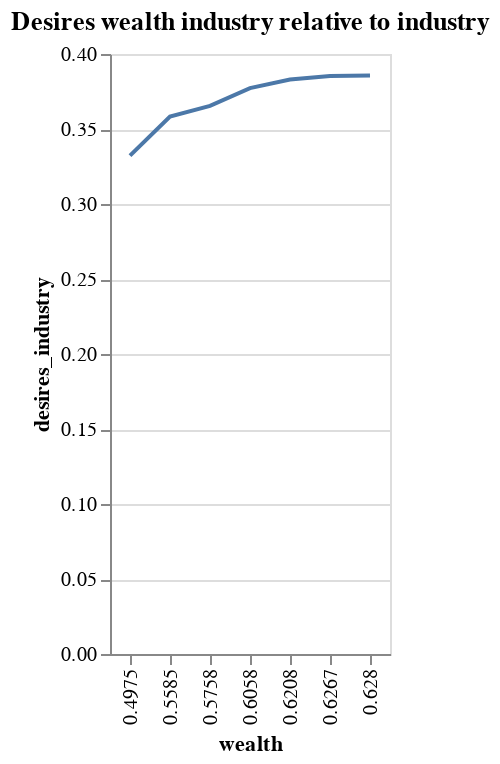

The code cell stored with this chart in its notebook:
### Code cell
alt.Chart(ind_df).mark_line().encode(x='wealth:N',y='desires_industry').properties(title="Desires wealth industry relative to industry")

### Figure 1 — Vega-Lite specification as saved in the notebook (floating-point values rounded to 4 significant figures)
{"config": {"view": {"continuousWidth": 400, "continuousHeight": 300}}, "data": {"name": "data-a6c5bed23bed9c1b07343e3be926cd51"}, "mark": "line", "encoding": {"x": {"type": "nominal", "field": "wealth"}, "y": {"type": "quantitative", "field": "desires_industry"}}, "title": "Desires wealth industry relative to industry", "$schema": "https://vega.github.io/schema/vega-lite/v4.8.1.json", "datasets": {"data-a6c5bed23bed9c1b07343e3be926cd51": [{"wealth": 0.4975, "base": 0, "desires_industry": 0.3322, "desire_base": -0.0}, {"wealth": 0.5585, "base": 1, "desires_industry": 0.3584, "desire_base": 0.5}, {"wealth": 0.5758, "base": 2, "desires_industry": 0.3654, "desire_base": 0.6667}, {"wealth": 0.6058, "base": 3, "desires_industry": 0.3773, "desire_base": 0.75}, {"wealth": 0.6208, "base": 4, "desires_industry": 0.383, "desire_base": 0.8}, {"wealth": 0.6267, "base": 5, "desires_industry": 0.3853, "desire_base": 0.8333}, {"wealth": 0.628, "base": 6, "desires_industry": 0.3857, "desire_base": 0.8571}]}}
